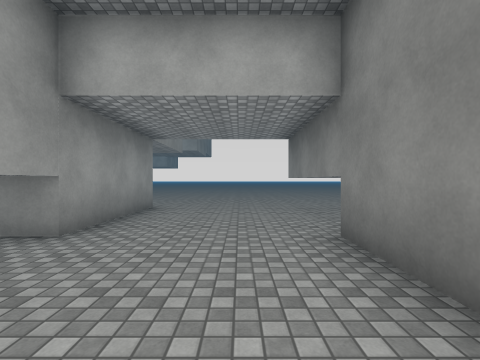
View 1 (above)

24 first-person views from a walk through a 3-D level made in the Unity game engine. The camera is 1.4 m above the floor, looks level and sees 85° across. The floor is counted in squares, 2 m on a side. Each view is taken from the middle of a square. On the plan, view 1 faces up. The plan holds only what a view shows up to about 9 squares ahead; the rest is blank. The place goes on beyond the plan. The player is left out. Surface patterns are stand-ins for the level's own textures.

View 2
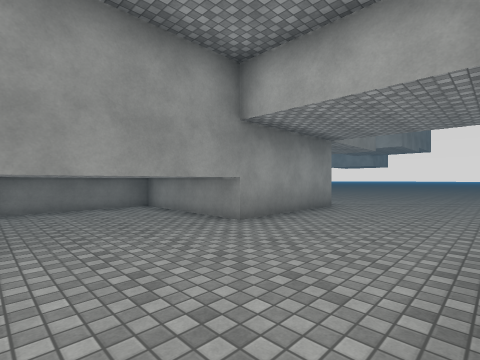

View 3
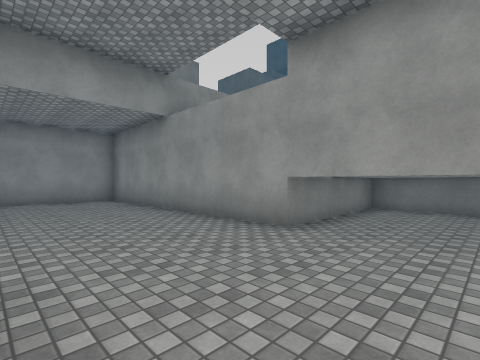

View 4
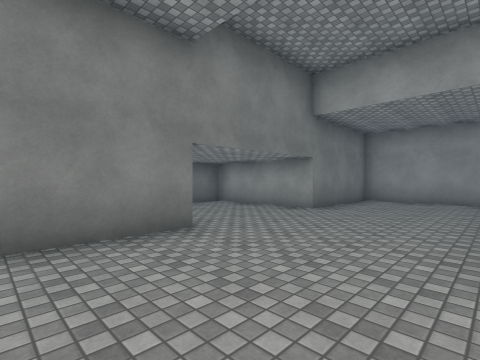

View 5
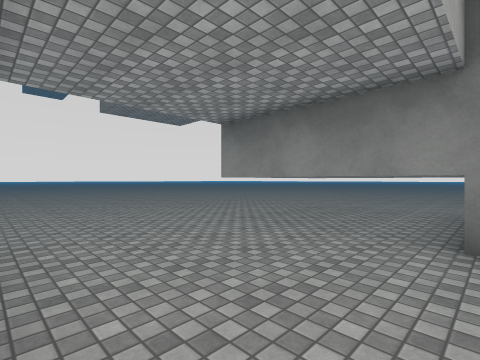

View 6
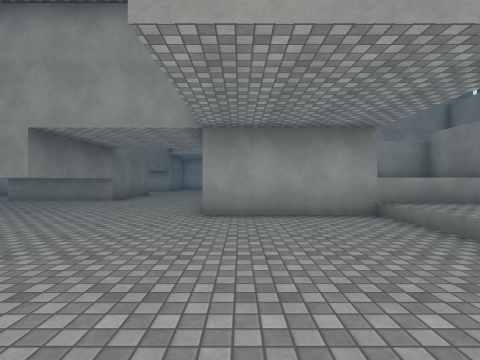

View 7
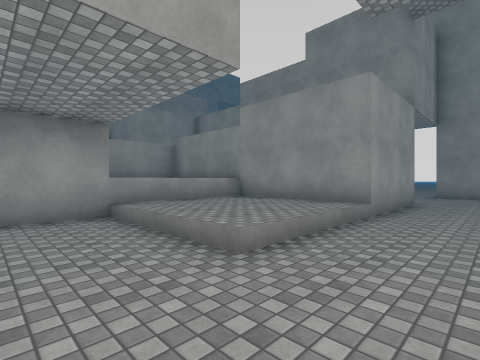

View 8
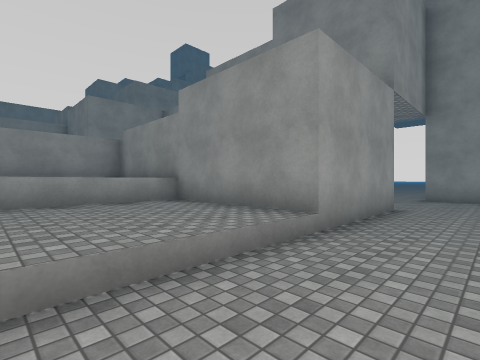

View 9
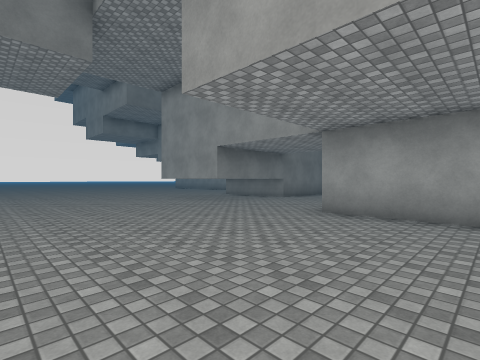

View 10
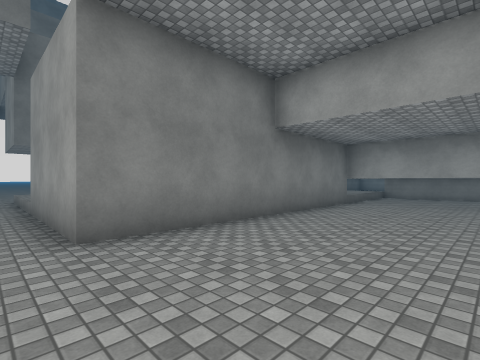

View 11
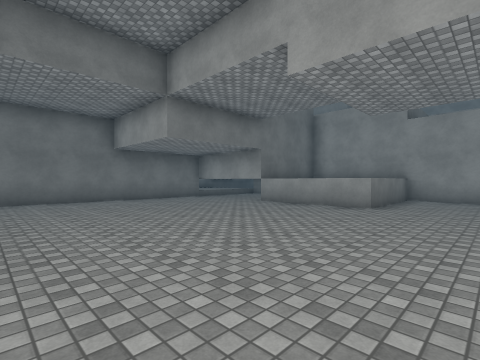

View 12
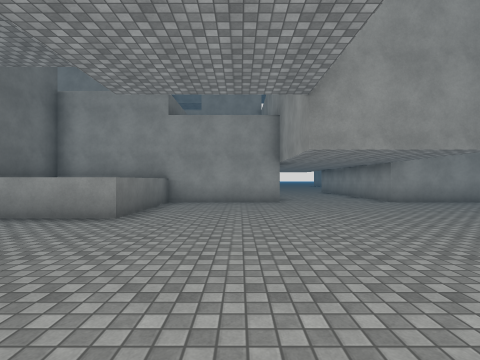

View 13
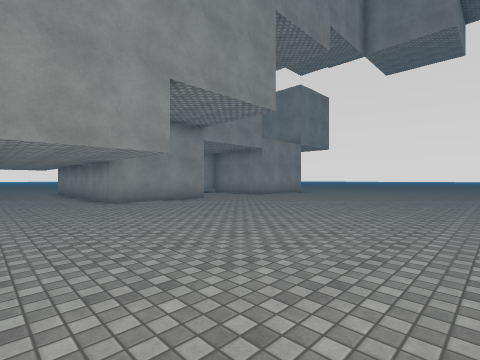

View 14
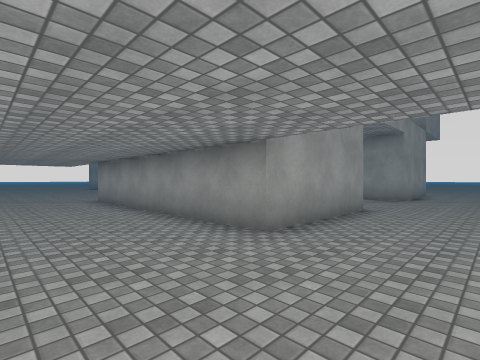

View 15
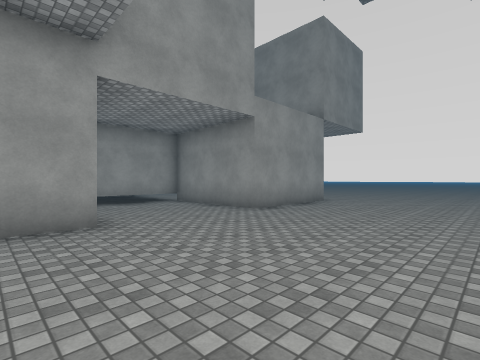

View 16
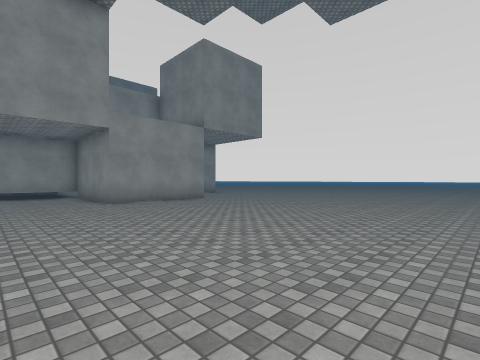

View 17
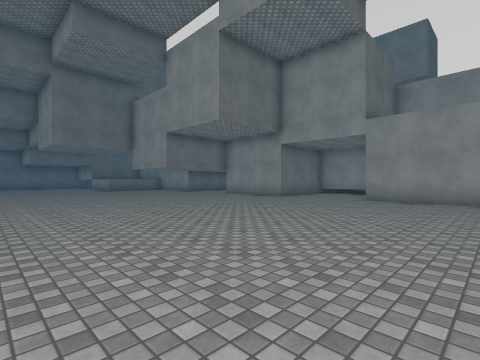

View 18
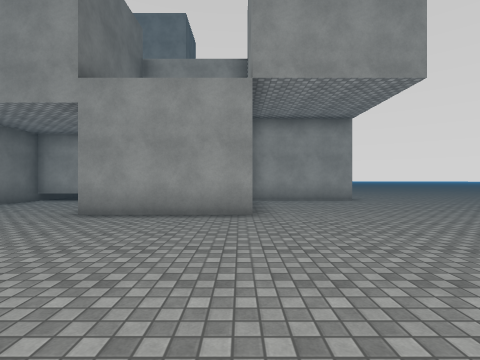

View 19
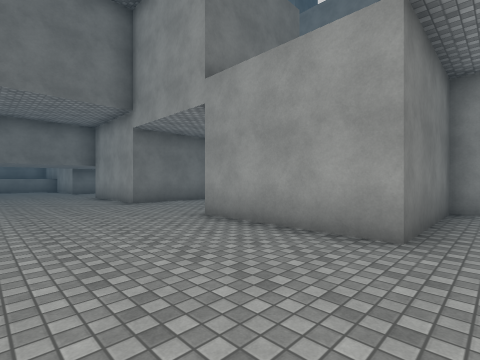

View 20
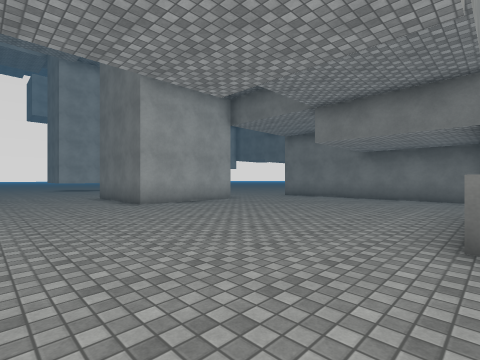

View 21
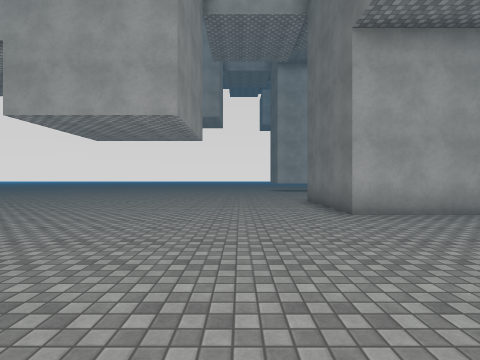

View 22
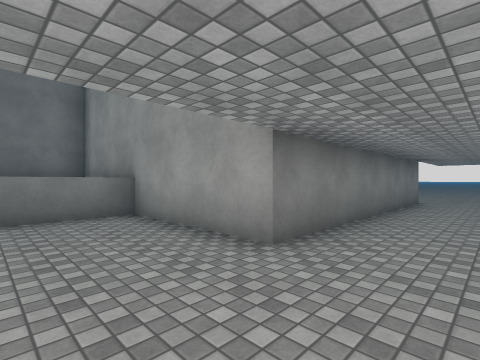

View 23
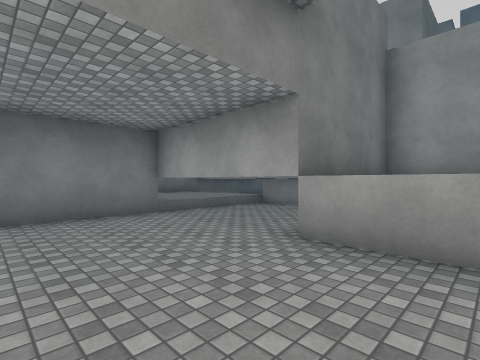

View 24
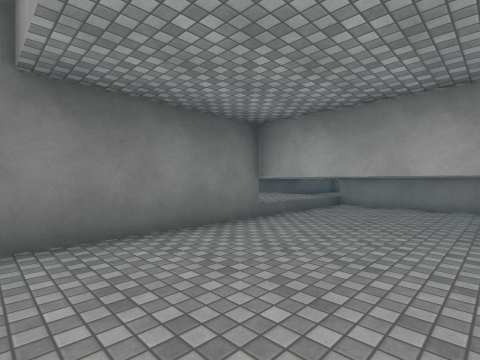

### Floor plan
Key: @ floor where view 1 was taken; # wall or solid block; . main floor; : floor 0.5 m higher than the main floor; / step, stairs or slope; = window, fence, low wall or low ledge; ^ raised ledge; T thing the floor can be seen under or through.
Columns run from 38 left of view 1 to 5 right of it. Each row starts with its distance up from view 1.
 12           .........### ....................
 11           .........###......................
 10            ...............###////...........
  9  .........................###:::/..........
  8 ..........................###:::/...........
  7 ..........................###:::/...........
  6 ..........................#  ^^^^###....===.
  5 ..........................#  ^     #....=...
  4 ..........................#  ^     #....=...
  3 ...................^^^TTT##  #######....###
  2 ...................^  ^..#      #.......#
  1 ...................^  ^..#      #.......#
  0 ...................^^^####      ####..@.#
 -1 .####...####...####                #......
 -2 .#  #...#  #...#                   #.......
 -3 .#  #...#  #...#                   #.......#
 -4 ##  #####  #...#                   #....####
 -5            #...#                   #....#
 -6            #...#                   #....#
 -7            #...#                   ##..##
 -8             ....                    ####
 -9              ..

Positions as (right, up) in squares from view 1, and headings:
1: (0, 0), facing up
2: (1, 0), facing up-left
3: (1, 2), facing down-left
4: (-2, 2), facing down-right
5: (-2, 3), facing up-right
6: (-3, 12), facing down
7: (-4, 12), facing down-left
8: (-6, 12), facing down-left
9: (-5, 12), facing down-right
10: (-16, 11), facing down-right
11: (-22, 10), facing down-right
12: (-22, 8), facing down
13: (-24, 8), facing down-left
14: (-24, 2), facing down-left
15: (-29, 4), facing down-left
16: (-31, 8), facing down-left
17: (-37, 9), facing down-right
18: (-37, 5), facing down
19: (-38, 3), facing down-right
20: (-23, 3), facing up-right
21: (-22, 5), facing up
22: (-25, 2), facing down-right
23: (-18, 6), facing down-right
24: (-16, 7), facing down-right
